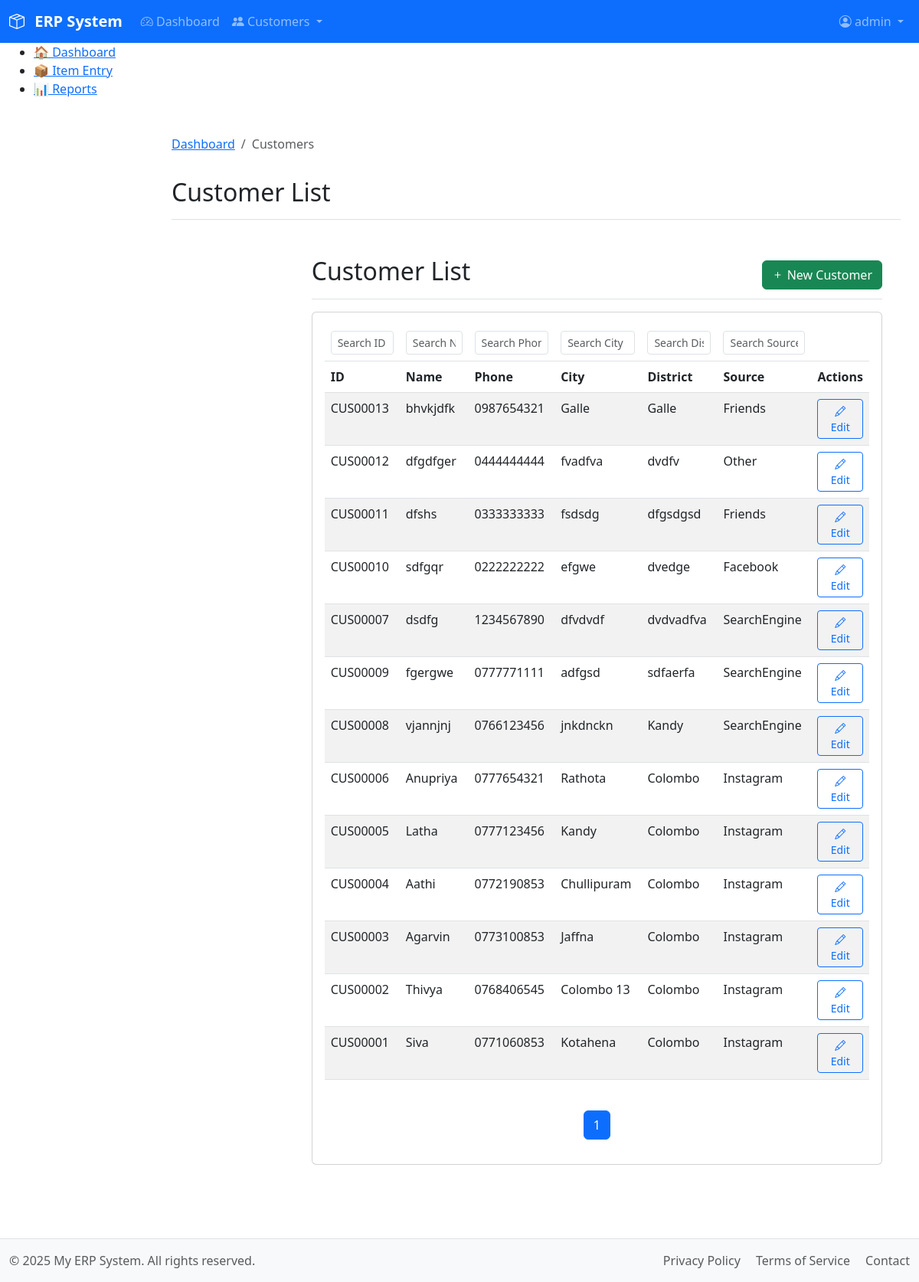
Screenshot of /modules/customer/list_customers.php (signed in) with the database file from the repository.
### tables this page shows
CREATE TABLE `customers` (
  `customer_id` varchar(10) NOT NULL,
  `phone` varchar(15) NOT NULL,
  `name` varchar(100) NOT NULL,
  `address` text DEFAULT NULL,
  `city` varchar(50) DEFAULT NULL,
  `district` varchar(50) DEFAULT NULL,
  `postal_code` varchar(20) DEFAULT NULL,
  `known_by` varchar(50) DEFAULT NULL,
  `email` varchar(100) DEFAULT NULL,
  `first_order_date` date DEFAULT NULL,
  `description` text DEFAULT NULL,
  `profile` text DEFAULT NULL,
  `created_at` datetime NOT NULL,
  `created_by` int(11) NOT NULL,
  `created_by_name` varchar(100) NOT NULL,
  `updated_at` timestamp NULL DEFAULT NULL,
  `updated_by` int(11) DEFAULT NULL,
  `updated_by_name` varchar(255) DEFAULT NULL,
  PRIMARY KEY (`customer_id`),
  UNIQUE KEY `phone` (`phone`),
  KEY `created_by` (`created_by`),
  KEY `updated_by` (`updated_by`),
  CONSTRAINT `customers_ibfk_1` FOREIGN KEY (`created_by`) REFERENCES `users` (`id`),
  CONSTRAINT `customers_ibfk_2` FOREIGN KEY (`updated_by`) REFERENCES `users` (`id`)
);

### modules/customer/list_customers.php (the view, shortened to what this page needs)
<?php
require_once __DIR__ . '/../../includes/header.php';
$page = max(1, $_GET['page'] ?? 1);
$per_page = 20;
$offset = ($page - 1) * $per_page;
$db = db();
$stmt = $db->prepare("SELECT SQL_CALC_FOUND_ROWS customer_id, name, phone, city, district, known_by FROM customers ORDER BY created_at DESC LIMIT ? OFFSET ?");
$stmt->bind_param("ii", $per_page, $offset);
$stmt->execute();
$customers = $stmt->get_result()->fetch_all(MYSQLI_ASSOC);
$total = $db->query("SELECT FOUND_ROWS()")->fetch_row()[0];
$total_pages = ceil($total / $per_page);
?>
<main class="col-md-9 ms-sm-auto col-lg-10 px-md-4">
    <div class="d-flex justify-content-between flex-wrap flex-md-nowrap align-items-center pt-3 pb-2 mb-3 border-bottom">
        <h1 class="h2">Customer List</h1>
        <a href="entry_customer.php" class="btn btn-success">
            <i class="bi bi-plus"></i> New Customer
        </a>
    </div>
    <div class="card">
        <div class="card-body">
            <div class="table-responsive">
                <table class="table table-striped table-hover">
                    <thead>
                        <tr>
                            <th><input type="text" class="form-control form-control-sm live-search" data-column="customer_id" placeholder="Search ID"></th>
                            <th><input type="text" class="form-control form-control-sm live-search" data-column="name" placeholder="Search Name"></th>
                            <th><input type="text" class="form-control form-control-sm live-search" data-column="phone" placeholder="Search Phone"></th>
                            <th><input type="text" class="form-control form-control-sm live-search" data-column="city" placeholder="Search City"></th>
                            <th><input type="text" class="form-control form-control-sm live-search" data-column="district" placeholder="Search District"></th>
                            <th><input type="text" class="form-control form-control-sm live-search" data-column="known_by" placeholder="Search Source"></th>
                            <th></th>
                        </tr>
                        <tr>
                            <th>ID</th>
                            <th>Name</th>
                            <th>Phone</th>
                            <th>City</th>
                            <th>District</th>
                            <th>Source</th>
                            <th>Actions</th>
                        </tr>
                    </thead>
                    <tbody>
                        <?php foreach ($customers as $customer): ?>
                        <tr>
                            <td><?= htmlspecialchars($customer['customer_id']) ?></td>
                            <td><?= htmlspecialchars($customer['name']) ?></td>
                            <td><?= htmlspecialchars($customer['phone']) ?></td>
                            <td><?= htmlspecialchars($customer['city']) ?></td>
                            <td><?= htmlspecialchars($customer['district']) ?></td>
                            <td><?= htmlspecialchars($customer['known_by']) ?></td>
                            <td>
                                <a href="entry_customer.php?customer_id=<?= $customer['customer_id'] ?>"
                                   class="btn btn-sm btn-outline-primary customer-edit-btn">
                                    <i class="bi bi-pencil"></i> Edit
                                </a>
                            </td>
                        </tr>
                        <?php endforeach; ?>
                    </tbody>
                </table>
            </div>
            <nav aria-label="Page navigation">
                <ul class="pagination justify-content-center mt-4">
                    <?php for ($i = 1; $i <= $total_pages; $i++): ?>
                    <li class="page-item <?= $i == $page ? 'active' : '' ?>">
                        <a class="page-link" href="?page=<?= $i ?>"><?= $i ?></a>
                    </li>
                    <?php endfor; ?>
                </ul>
            </nav>
        </div>
    </div>
</main>
<?php require_once __DIR__ . '/../../includes/footer.php'; ?>

### assets/css/main.css (style rules this page uses)
main { padding-top: 1rem; padding-bottom: 3rem; }

### rows the page displays
customers: customer_id "CUS00013", name "bhvkjdfk", phone "0987654321", city "Galle", district "Galle", known_by "Friends"
customers: customer_id "CUS00012", name "dfgdfger", phone "0444444444", city "fvadfva", district "dvdfv", known_by "Other"
customers: customer_id "CUS00011", name "dfshs", phone "0333333333", city "fsdsdg", district "dfgsdgsd", known_by "Friends"
customers: customer_id "CUS00010", name "sdfgqr", phone "0222222222", city "efgwe", district "dvedge", known_by "Facebook"
customers: customer_id "CUS00007", name "dsdfg", phone "1234567890", city "dfvdvdf", district "dvdvadfva", known_by "SearchEngine"
customers: customer_id "CUS00009", name "fgergwe", phone "0777771111", city "adfgsd", district "sdfaerfa", known_by "SearchEngine"
customers: customer_id "CUS00008", name "vjannjnj", phone "0766123456", city "jnkdnckn", district "Kandy", known_by "SearchEngine"
customers: customer_id "CUS00006", name "Anupriya", phone "0777654321", city "Rathota", district "Colombo", known_by "Instagram"
customers: customer_id "CUS00005", name "Latha", phone "0777123456", city "Kandy", district "Colombo", known_by "Instagram"
customers: customer_id "CUS00004", name "Aathi", phone "0772190853", city "Chullipuram", district "Colombo", known_by "Instagram"
customers: customer_id "CUS00003", name "Agarvin", phone "0773100853", city "Jaffna", district "Colombo", known_by "Instagram"
customers: customer_id "CUS00002", name "Thivya", phone "0768406545", city "Colombo 13", district "Colombo", known_by "Instagram"
customers: customer_id "CUS00001", name "Siva", phone "0771060853", city "Kotahena", district "Colombo", known_by "Instagram"

### other values shown
$_SESSION['username'] "admin"
$text "Dashboard"
$text "Customers"
$page_title "Customer List"
